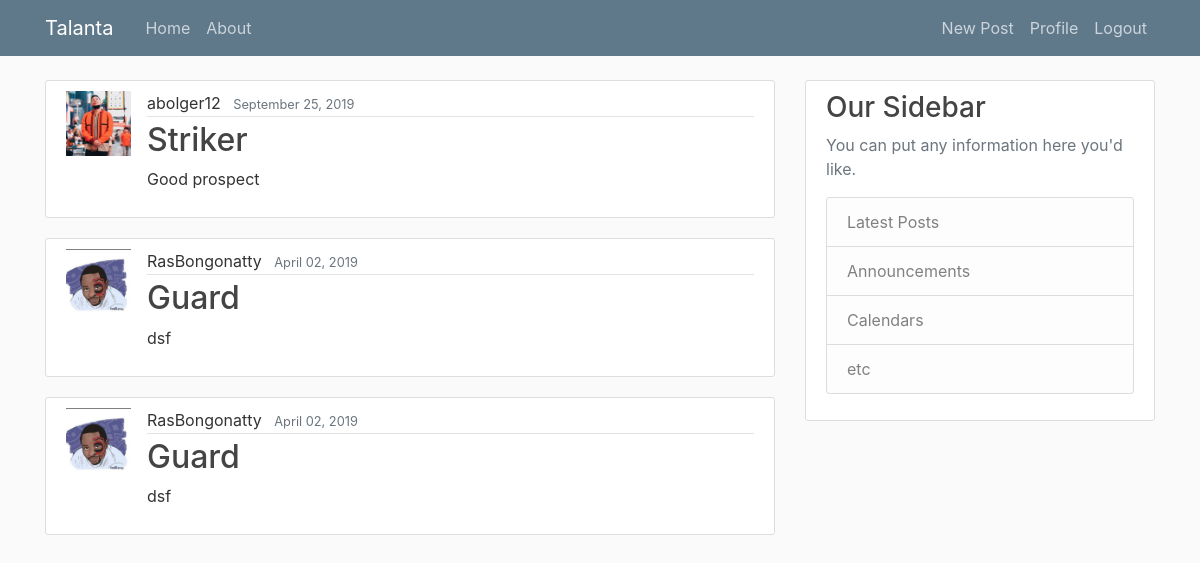
Page / (signed in) on the committed database.
### karatasi/models.py (models this page shows, shortened)
class Post(models.Model):
    sport_type = (('soccer', 'Soccer'),('basketball', 'Basketball'),('netball', 'Netball'),)
    image = models.ImageField(default = 'default.jpg' , upload_to ='player_pics')
    county = models.CharField(default = '', max_length=100)
    school = models.CharField(default = '', max_length=100)
    player_name = models.CharField(default = '', max_length=100)
    age = models.CharField(default = '', max_length=100)
    gender = models.CharField(default = '', max_length=100)
    sport =  models.CharField(max_length=10, choices=sport_type)
    height = models.CharField(default = '', max_length=100)
    weight = models.CharField(default = '', max_length=100)
    speed = models.CharField(default = '', max_length=100)
    position = models.CharField(max_length=100)
    comment = models.TextField()
    date_posted = models.DateTimeField(default=timezone.now)
    name = models.ForeignKey(User,on_delete=models.CASCADE)

### users/models.py (models this page shows, shortened)
class Profile(models.Model):
    user = models.OneToOneField(User, on_delete = models.CASCADE)
    image = models.ImageField(default = 'default.jpg' , upload_to ='profile_pics')

### karatasi/views.py (the view)
# urls.py: path('',PostListView.as_view(), name = 'karatasi-home'),
class PostListView(ListView):
    model = Post
    template_name = 'karatasi/home.html'
    context_object_name = 'posts'
    ordering = ['-date_posted']
    paginate_by = 3

### karatasi/templates/karatasi/home.html
{% extends "karatasi/base.html"%}
{% block content %}
    {% for post in posts %}
      <article class="media content-section">
          <a href=" {% url 'post-detail' post.id %} ">
            <img class = 'rounded-square article-img'src="{{ post.name.profile.image.url }}" alt="">
            <div class="media-body" href=" {% url 'post-detail' post.id %} " >
              <div class="article-metadata">
                <a class="mr-2" >{{ post.name}} </a>
                <small class="text-muted">{{post.date_posted|date:" F d, Y"}}</small>
              </div>
              <h2><a class="article-title" href=" {% url 'post-detail' post.id %}" >{{post.position}}</a></h2>
              <p class="article-content">{{post.comment}}</p>
            </div>
          </a>
      </article>
    {% endfor %}
{% endblock content%}

### karatasi/static/karatasi/main.css (style rules this page uses)
body { background: #fafafa; color: #333333; margin-top: 5rem; }
h1, h2, h3, h4, h5, h6 { color: #444444; }
.content-section { background: #ffffff; padding: 10px 20px; border: 1px solid #dddddd; border-radius: 3px; margin-bottom: 20px; }
.article-title { color: #444444; }
.article-content { white-space: pre-line; }
.article-img { height: 65px; width: 65px; margin-right: 16px; }
.article-metadata { padding-bottom: 1px; margin-bottom: 4px; border-bottom: 1px solid #e3e3e3 }

### rows in the picture
Post: name.profile.image (picture), name "abolger12", date_posted "September 25, 2019", position "Striker", comment "Good prospect"
Post: name.profile.image (placeholder picture), name "RasBongonatty", date_posted "April 02, 2019", position "Guard", comment "dsf"
Post: name.profile.image (placeholder picture), name "RasBongonatty", date_posted "April 02, 2019", position "Guard", comment "dsf"
